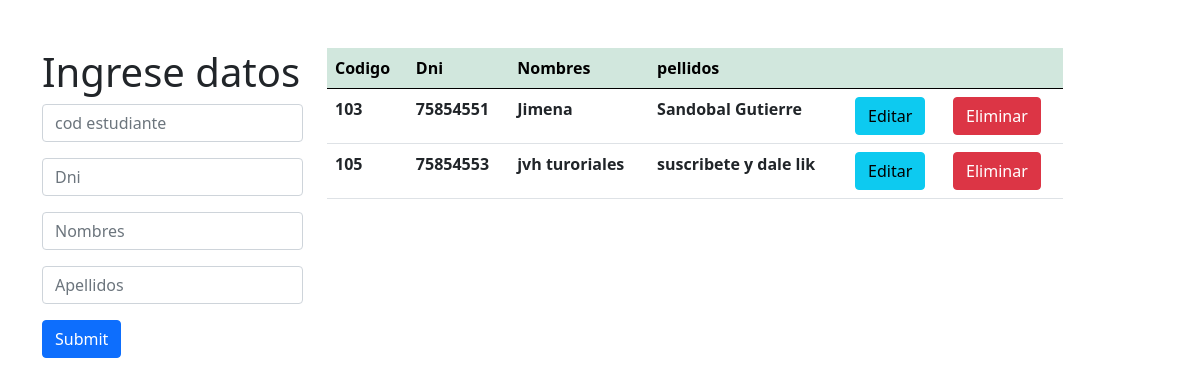
The app's page /JVH-TUTORIALES-CRUD/jvh-crud/alumno.php with its own data.
### tables this page shows
CREATE TABLE `alumno` (
  `cod_estudiante` int(11) NOT NULL,
  `dni` int(11) NOT NULL,
  `nombres` varchar(20) NOT NULL,
  `apellidos` varchar(30) NOT NULL
);

### JVH-TUTORIALES-CRUD/jvh-crud/alumno.php (the view, shortened to what this page needs)
<?php
    $con=conectar();
    $sql="SELECT *  FROM alumno";
    $query=mysqli_query($con,$sql);
?>
<!DOCTYPE html>
<html lang="en">
    <head>
        <link href="css/style.css" rel="stylesheet">
        <link href="https://cdn.jsdelivr.net/npm/bootstrap@5.0.0-beta1/dist/css/bootstrap.min.css" rel="stylesheet">
    </head>
    <body>
            <div class="container mt-5">
                    <div class="row">
                        <div class="col-md-3">
                            <h1>Ingrese datos</h1>
                                <form action="insertar.php" method="POST">
                                    <input type="text" class="form-control mb-3" name="cod_estudiante" placeholder="cod estudiante">
                                    <input type="text" class="form-control mb-3" name="dni" placeholder="Dni">
                                    <input type="text" class="form-control mb-3" name="nombres" placeholder="Nombres">
                                    <input type="text" class="form-control mb-3" name="apellidos" placeholder="Apellidos">
                                    <input type="submit" class="btn btn-primary">
                                </form>
                        </div>
                        <div class="col-md-8">
                            <table class="table" >
                                <thead class="table-success table-striped" >
                                    <tr>
                                        <th>Codigo</th>
                                        <th>Dni</th>
                                        <th>Nombres</th>
                                        <th>pellidos</th>
                                        <th></th>
                                        <th></th>
                                    </tr>
                                </thead>
                                <tbody>
                                        <?php
                                            while($row=mysqli_fetch_array($query)){
                                        ?>
                                            <tr>
                                                <th><?php  echo $row['cod_estudiante']?></th>
                                                <th><?php  echo $row['dni']?></th>
                                                <th><?php  echo $row['nombres']?></th>
                                                <th><?php  echo $row['apellidos']?></th>
                                                <th><a href="actualizar.php?id=<?php echo $row['cod_estudiante'] ?>" class="btn btn-info">Editar</a></th>
                                                <th><a href="delete.php?id=<?php echo $row['cod_estudiante'] ?>" class="btn btn-danger">Eliminar</a></th>
                                            </tr>
                                        <?php
                                            }
                                        ?>
                                </tbody>
                            </table>
                        </div>
                    </div>
            </div>
    </body>
</html>

### records on screen
alumno: cod_estudiante "103", dni "75854551", nombres "Jimena", apellidos "Sandobal Gutierre"
alumno: cod_estudiante "105", dni "75854553", nombres "jvh turoriales", apellidos "suscribete y dale lik"
